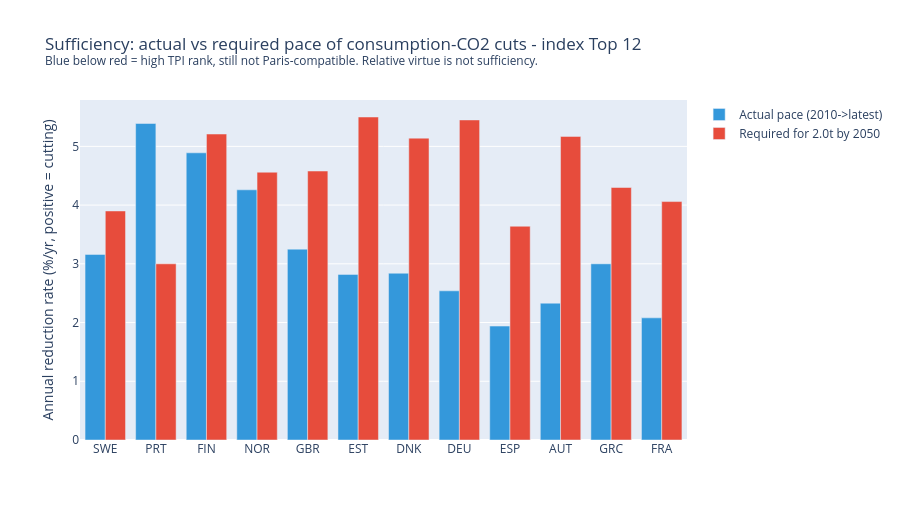

The cell this chart's notebook holds for it:
### Code cell
# ---------- SUFFICIENCY OVERLAY: is anyone actually fast enough? ----------
# The index ranks countries against EACH OTHER (relative virtue). This overlay checks them
# against PHYSICS: at each country's real consumption-CO2 pace, when does it reach the
# ~2 t/cap Paris-compatible fair share? NOT part of the score - it reframes the whole ranking.

FAIR_SHARE_T      = PARIS['target_t']      # ~2 t consumption CO2/capita
DEADLINE_YEAR     = PARIS['target_year']   # 2050
PACE_WINDOW_START = PARIS['rate_from']     # measure actual pace from 2010

sufficiency_rows = []
for iso, country_ts in df.groupby('iso_code'):
    country_ts = country_ts.sort_values('year')
    consumption_ts = country_ts[country_ts['consumption_co2_per_capita'].notna()]
    if consumption_ts.empty:
        continue
    latest_year = int(consumption_ts['year'].max())
    consumption_now = float(consumption_ts.loc[consumption_ts['year'] == latest_year,
                                               'consumption_co2_per_capita'].iloc[0])
    pace_window = consumption_ts[consumption_ts['year'] >= PACE_WINDOW_START]
    if len(pace_window) < 4 or consumption_now <= 0:
        continue
    pace_start_year = int(pace_window['year'].iloc[0])
    consumption_at_pace_start = float(pace_window['consumption_co2_per_capita'].iloc[0])
    years_observed = latest_year - pace_start_year
    if years_observed < 4 or consumption_at_pace_start <= 0:
        continue

    # compound annual rates; negative = falling
    actual_rate = (consumption_now / consumption_at_pace_start) ** (1 / years_observed) - 1
    years_to_deadline = DEADLINE_YEAR - latest_year
    required_rate = ((FAIR_SHARE_T / consumption_now) ** (1 / years_to_deadline) - 1
                     if consumption_now > FAIR_SHARE_T else 0.0)

    if consumption_now <= FAIR_SHARE_T:
        arrival_estimate, verdict = latest_year, 'already at fair share'
    elif actual_rate < 0:
        arrival_estimate = latest_year + np.log(FAIR_SHARE_T / consumption_now) / np.log(1 + actual_rate)
        verdict = 'on track' if arrival_estimate <= DEADLINE_YEAR else 'too slow'
    else:
        arrival_estimate, verdict = np.inf, 'moving away'

    sufficiency_rows.append({
        'iso_code': iso, 'country': country_ts['country'].iloc[0],
        'cons_now_t': round(consumption_now, 1),
        'actual_pct_yr': round(actual_rate * 100, 2),      # negative = cutting
        'required_pct_yr': round(required_rate * 100, 2),  # pace needed for 2t by 2050
        'arrival_year': int(round(arrival_estimate)) if np.isfinite(arrival_estimate) else None,
        'verdict': verdict,
    })

sufficiency = pd.DataFrame(sufficiency_rows)
verdict_order = {'already at fair share': 0, 'on track': 1, 'too slow': 2, 'moving away': 3}
sufficiency['_verdict_rank'] = sufficiency['verdict'].map(verdict_order)
sufficiency['_arrival_sort'] = sufficiency['arrival_year'].fillna(9999)
sufficiency = (sufficiency.sort_values(['_verdict_rank', '_arrival_sort'])
               .drop(columns=['_verdict_rank', '_arrival_sort'])
               .reset_index(drop=True))

print(f"SUFFICIENCY CHECK - reach {FAIR_SHARE_T}t consumption CO2/capita by {DEADLINE_YEAR}")
print(f"(actual pace measured {PACE_WINDOW_START} -> latest, compound annual rate)\n")
print(sufficiency.to_string(index=False))

on_track_count = sufficiency['verdict'].isin(['already at fair share', 'on track']).sum()
print(f"\n>>> {on_track_count} of {len(sufficiency)} European countries are on a Paris-compatible path. <<<")

# the kicker: even the index leaders
for iso in clean_subset(scores_2000).head(3)['iso_code']:
    leader_match = sufficiency[sufficiency['iso_code'] == iso]
    if not leader_match.empty:
        leader_pace = leader_match.iloc[0]
        arrival_text = leader_pace['arrival_year'] if leader_pace['arrival_year'] else 'never at current pace'
        print(f"    index leader {iso}: doing {leader_pace['actual_pct_yr']:+.1f}%/yr, "
              f"needs {leader_pace['required_pct_yr']:+.1f}%/yr -> 2t reached ~{arrival_text}")

# Chart: actual vs required pace for the index top-12 (clean)
top12_codes = clean_subset(scores_2000).head(12)['iso_code'].tolist()
pace_df = sufficiency[sufficiency['iso_code'].isin(top12_codes)].copy()
pace_df['Actual cut %/yr']   = -pace_df['actual_pct_yr']    # positive = cutting
pace_df['Required cut %/yr'] = -pace_df['required_pct_yr']
pace_df['tpi_order'] = pace_df['iso_code'].map({iso: i for i, iso in enumerate(top12_codes)})
pace_df = pace_df.sort_values('tpi_order')

fig = go.Figure()
fig.add_trace(go.Bar(name=f'Actual pace ({PACE_WINDOW_START}->latest)', x=pace_df['iso_code'],
                     y=pace_df['Actual cut %/yr'], marker_color='#3498db'))
fig.add_trace(go.Bar(name=f'Required for {FAIR_SHARE_T}t by {DEADLINE_YEAR}', x=pace_df['iso_code'],
                     y=pace_df['Required cut %/yr'], marker_color='#e74c3c'))
fig.update_layout(
    barmode='group', height=520,
    title='Sufficiency: actual vs required pace of consumption-CO2 cuts - index Top 12<br>'
          '<sup>Blue below red = high TPI rank, still not Paris-compatible. Relative virtue is not sufficiency.</sup>',
    yaxis_title='Annual reduction rate (%/yr, positive = cutting)'
)
fig.show()

### Figure 1 — Plotly figure (JSON) as saved in the notebook; plotly's stock layout.template omitted (floating-point values rounded to 4 significant figures)
{"data": [{"marker": {"color": "#3498db"}, "name": "Actual pace (2010->latest)", "type": "bar", "x": ["SWE", "PRT", "FIN", "NOR", "GBR", "EST", "DNK", "DEU", "ESP", "AUT", "GRC", "FRA"], "y": [3.16, 5.39, 4.89, 4.26, 3.25, 2.82, 2.84, 2.54, 1.94, 2.33, 3.0, 2.08]}, {"marker": {"color": "#e74c3c"}, "name": "Required for 2.0t by 2050", "type": "bar", "x": ["SWE", "PRT", "FIN", "NOR", "GBR", "EST", "DNK", "DEU", "ESP", "AUT", "GRC", "FRA"], "y": [3.9, 3.0, 5.21, 4.56, 4.58, 5.5, 5.14, 5.45, 3.64, 5.17, 4.3, 4.06]}], "layout": {"barmode": "group", "height": 520, "title": {"text": "Sufficiency: actual vs required pace of consumption-CO2 cuts - index Top 12<br><sup>Blue below red = high TPI rank, still not Paris-compatible. Relative virtue is not sufficiency.</sup>"}, "yaxis": {"title": {"text": "Annual reduction rate (%/yr, positive = cutting)"}}}}
